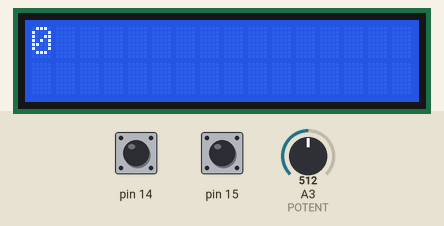
This sketch was run on a simulated Arduino Uno, built with avr-gcc and run on an emulated ATmega328P. On the bench: 16×2 character LCD. The inputs (shaded band) are chosen by the test bench; at power-on: pin 14 HIGH, pin 15 HIGH, A3 (POTENT) = 512. What the sketch prints to the serial monitor is not drawn.

Above: at 1.4 s.
1.5 s: pin 14 pulled LOW for 3.2 s
At 5.5 s:
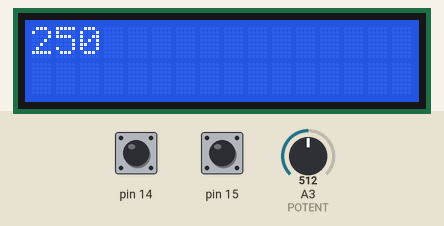
6.2 s: pin 14 pulled LOW for 0.85 s
At 7.3 s:
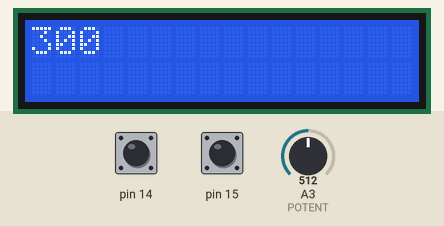
11.2 s: pin 14 pulled LOW for 0.85 s
At 11.8 s:
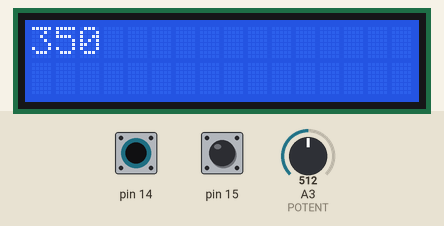
13.5 s: pin 14 pulled LOW for 0.85 s
At 15.5 s:
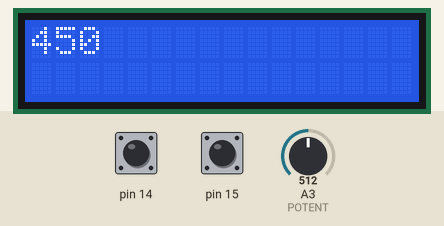
15.8 s: pin 15 pulled LOW for 3.2 s
At 16.9 s:
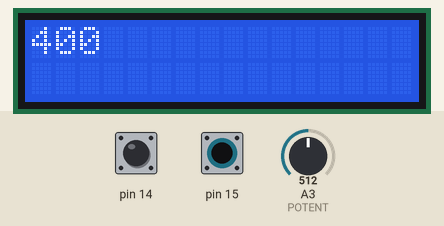
Timing chart, 0 to 18.8 s (numbered marks = the images above; inputs shaded):
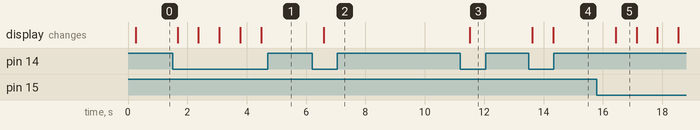

Measured:
- after the input at 1.5 s, the display: first changes after 0.17 s (image 1 shows a later state)
- after the input at 6.2 s, the display: changes after 0.39 s (image 2)
- after the input at 11.2 s, the display: changes after 0.31 s (image 3)
- after the input at 13.5 s, the display: first changes after 0.12 s (image 4 shows a later state)
- after the input at 15.8 s, the display: changes after 0.63 s (image 5)
- what the display in image 5 shows lasts 0.7 s, from 16.4 s to 17.1 s

The sketch:

playMusic.ino
```cpp
#include <LiquidCrystal.h>

#define START 128
#define SAFE 131

#define STRAIGHT 32768
#define DRIVE 137

#define SCRIPT 152
#define WAIT_DIST 156

#define POTENT 3

int vel = 0;

LiquidCrystal lcd(6, 7, 8, 2, 3, 4, 5);

void sendInstruction(int inst) {
   Serial.write(inst);
   delay(100);
}

void moveDist(int dist, int vel) {
   float timeToDrive = (float)dist/(float)vel;

   sendInstruction(SCRIPT);
   sendInstruction(13);

   sendInstruction(DRIVE);
   sendInstruction(highByte(vel));
   sendInstruction(lowByte(vel));
   sendInstruction(highByte(STRAIGHT));
   sendInstruction(lowByte(STRAIGHT));

   sendInstruction(WAIT_DIST);
   sendInstruction(highByte(dist));
   sendInstruction(lowByte(dist));

   sendInstruction(DRIVE);
   sendInstruction(highByte(0));
   sendInstruction(lowByte(0));
   sendInstruction(highByte(STRAIGHT));
   sendInstruction(lowByte(STRAIGHT));
}

void move(int vel, float degOfRot) {

   sendInstruction(DRIVE);
   sendInstruction(highByte(vel));
   sendInstruction(lowByte(vel));
   sendInstruction(highByte((int)(degOfRot*2000)));
   sendInstruction(lowByte((int)(degOfRot*2000)));


}

void setup() {
   Serial.begin(57600);
   lcd.begin(16, 2);

   sendInstruction(START);
   sendInstruction(SAFE);

   pinMode(14, INPUT);
   pinMode(15, INPUT);

   digitalWrite(14, HIGH);
   digitalWrite(15, HIGH);
}

void loop() {
   int deg = analogRead(POTENT);

   float perRot = 0.00;
   deg -= 512;

   perRot = (float)deg/512;
   if (perRot < 0) {
     perRot = -1.00f - perRot;
   } else {
     perRot = 1.00f - perRot;
   }

   if (deg == 1023) {
      perRot = -0.01;
   }

   if (digitalRead(14) == LOW) {
      vel += 50;
   } else if (digitalRead(15) == LOW) {
      vel -= 50;
   }

   if (vel < -500) {
      vel = -500;
   } else if (vel > 500) {
      vel = 500;
   }

   String str = String(vel);
   char test[4];
   str.toCharArray(test, 4);
   lcd.clear();
   lcd.print(test);

   move(vel, perRot);
   delay(200);
}
```
